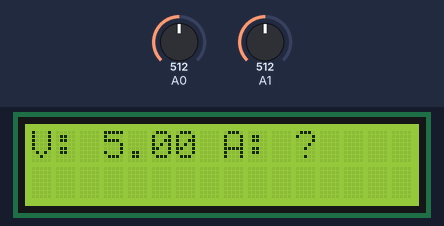
This sketch was run on a simulated Arduino Uno, built with avr-gcc and run on an emulated ATmega328P. Shown: 16×2 character LCD. The inputs (shaded band) are chosen by the test bench; at power-on: A1 = 512, A0 = 512.

Above: at 1.2 s.
1.3 s: A1 set to 548
At 2.4 s:
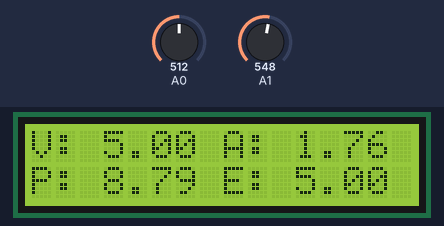
At 12.1 s:
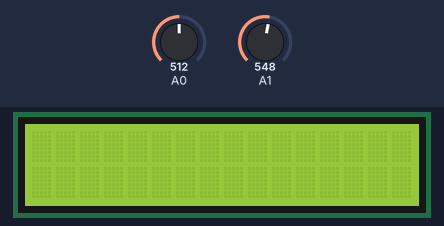
Timing chart, 0 to 13.6 s (numbered marks = the images above; inputs shaded):
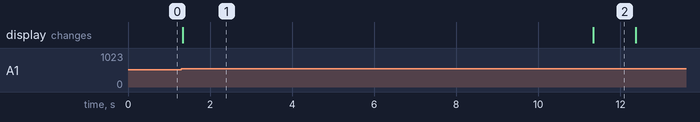

Measured:
- the behaviour switches between 530 and 531 on A1 (found by bisection; images 0 and 1)
- after the input at 1.3 s, the display: changes at once (image 1)
- what the display in image 1 shows lasts 10.0 s, from 1.3 s to 11.3 s
- what the display in image 2 shows lasts 1.1 s, from 11.3 s to 12.4 s

The sketch:

sketch_jan11a.ino
```cpp
#include <LiquidCrystal.h>
#include <SoftwareSerial.h>
// initialize the library with the numbers of the interface pins
LiquidCrystal lcd(12, 11, 5, 4, 3, 2);
SoftwareSerial BTserial(10, 9);
void setup() {
  BTserial.begin(9600);
  lcd.begin(16, 2);
}
void loop() {
int f=0;
  int v=0;
  float vv;

  while(1){
  v=analogRead(A0);
  vv=2*v*(5.0/1024.0);
  lcd.setCursor(0,0);
  lcd.print("V: ");
  if(vv>1.4){
    lcd.print(vv);
      f++;
      break;
    }
    else lcd.print("?");
 }
  int a=0;
  float aa;
 while(1){
  a=analogRead(A1);
  aa=a*(5.0/1024.0)-2.5;
  aa*=10;
  lcd.setCursor(8,0);
  lcd.print("A: ");
  if(aa>.9){
    lcd.print(aa);
      f++; break;    }
      else lcd.print("?");

  }

  if(f==2){
    lcd.setCursor(0,1);
    lcd.print("P: ");
  lcd.print(vv*aa);
  lcd.setCursor(8,1);
    lcd.print("E: ");
  lcd.print(vv*(millis()/1000));
  }
  BTserial.print(vv);
BTserial.print("V ,");
BTserial.print(aa);
BTserial.print("A ,");
BTserial.print(vv*aa);
BTserial.print("W ,");
BTserial.print(vv*(millis()/1000));
BTserial.print("WH ;");
delay(10000);
lcd.clear();
  delay(1000);
}
```
